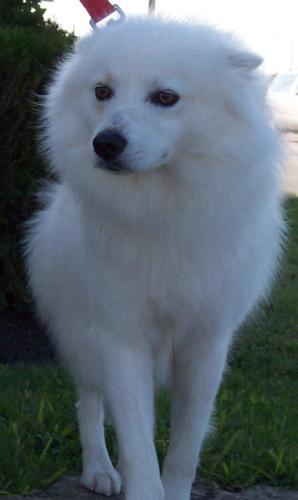
#> input picture Deep_Learning implementation for own data set with pickle/testimg_Dog.jpg, 298 x 500 px
$ python -i 'Image Augmentaion openCV part4.py'   (imports and definitions only)
#> lines starting #> are read from the running program, lines starting #| are printed output that depends on the picture
#> further down, picture is the input picture: shape (500, 298, 3); mean B, G, R 112.5, 103.7, 91.8
import cv2
import numpy as np

Folder_name="augmented_image_part4"
Extension=".jpg"

def scale_image(image,fx,fy):
    image = cv2.resize(image,None,fx=fx, fy=fy, interpolation = cv2.INTER_CUBIC)
    cv2.imwrite(Folder_name+"/Scale-"+str(fx)+str(fy)+Extension, image)

def translation_image(image,x,y):
    rows, cols ,c= image.shape
    M = np.float32([[1, 0, x], [0, 1, y]])
    image = cv2.warpAffine(image, M, (cols, rows))
    cv2.imwrite(Folder_name + "/Translation-" + str(x) + str(y) + Extension, image)

def rotate_image(image,deg):
    rows, cols,c = image.shape
    M = cv2.getRotationMatrix2D((cols/2,rows/2), deg, 1)
    image = cv2.warpAffine(image, M, (cols, rows))
    cv2.imwrite(Folder_name + "/Rotate-" + str(deg) + Extension, image)

def transformation_image(image):
    rows, cols, ch = image.shape
#> rows = 500; cols = 298; ch = 3
    pts1 = np.float32([[50, 50], [200, 50], [50, 200]])
    pts2 = np.float32([[10, 100], [200, 50], [100, 250]])
    M = cv2.getAffineTransform(pts1, pts2)
    image = cv2.warpAffine(image, M, (cols, rows))
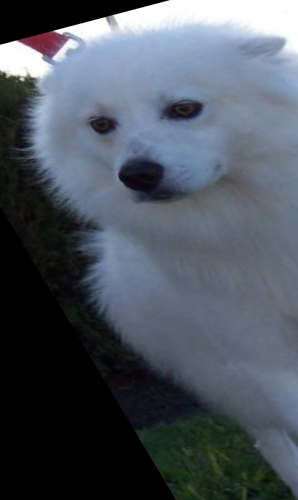
#> image: shape (500, 298, 3); mean of channels 0, 1, 2 95, 85.4, 77.2; drawn as B, G, R
    cv2.imwrite(Folder_name + "/Transformations-" + str(1) + Extension, image)

    pts1 = np.float32([[50, 50], [200, 50], [50, 200]])
    pts2 = np.float32([[100, 10], [200, 50], [0, 150]])
    M = cv2.getAffineTransform(pts1, pts2)
    image = cv2.warpAffine(image, M, (cols, rows))
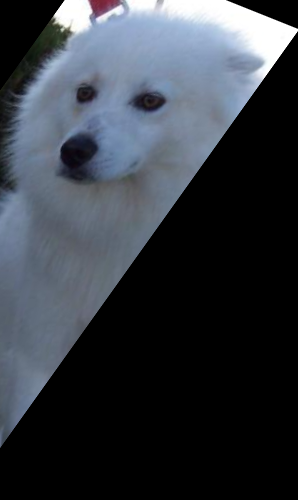
#> image: shape (500, 298, 3); mean of channels 0, 1, 2 65.5, 58.1, 53.1; drawn as B, G, R
    cv2.imwrite(Folder_name + "/Transformations-" + str(2) + Extension, image)

    pts1 = np.float32([[50, 50], [200, 50], [50, 200]])
    pts2 = np.float32([[100, 10], [200, 50], [30, 175]])
    M = cv2.getAffineTransform(pts1, pts2)
    image = cv2.warpAffine(image, M, (cols, rows))
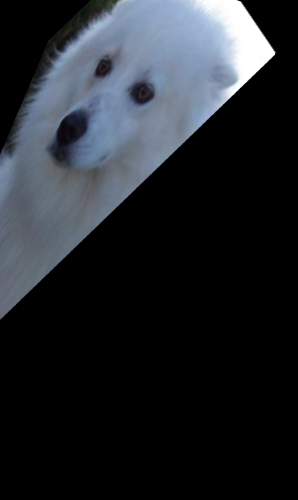
#> image: shape (500, 298, 3); mean of channels 0, 1, 2 44.1, 38.9, 35.3; drawn as B, G, R
    cv2.imwrite(Folder_name + "/Transformations-" + str(3) + Extension, image)

    pts1 = np.float32([[50, 50], [200, 50], [50, 200]])
    pts2 = np.float32([[100, 10], [200, 50], [70, 150]])
    M = cv2.getAffineTransform(pts1, pts2)
    image = cv2.warpAffine(image, M, (cols, rows))
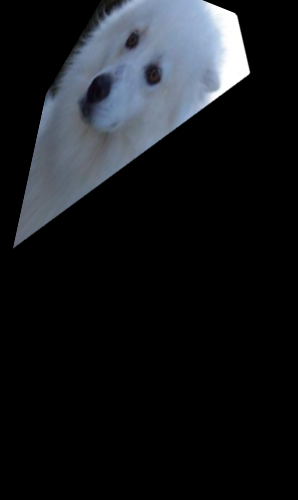
#> image: shape (500, 298, 3); mean of channels 0, 1, 2 28.8, 25.4, 23.1; drawn as B, G, R
    cv2.imwrite(Folder_name + "/Transformations-" + str(4) + Extension, image)

image_file="Resize-450*400.jpg"
# [17 lines not run here, left out]

>>> import cv2
>>> picture = cv2.imread('../../Deep_Learning implementation for own data set with pickle/testimg_Dog.jpg')
>>> result = transformation_image(picture)

$ run again, on Deep_Learning implementation for own data set with pickle/testimg_cat.jpg
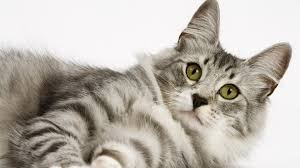
#> input picture Deep_Learning implementation for own data set with pickle/testimg_cat.jpg, 300 x 168 px
#> picture is the input picture: shape (168, 300, 3); mean B, G, R 173.4, 181.6, 187.9
#> in transformation_image, `image = cv2.warpAffine(image, M, (cols, rows))`:
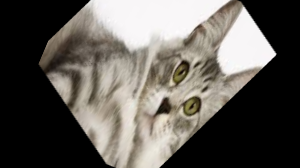
#> image: shape (168, 300, 3); mean of channels 0, 1, 2 86.3, 91.9, 95.8; drawn as B, G, R
#> in transformation_image, `image = cv2.warpAffine(image, M, (cols, rows))`:
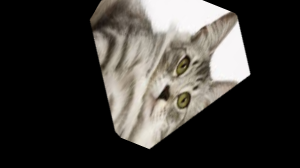
#> image: shape (168, 300, 3); mean of channels 0, 1, 2 53, 56.7, 59.2; drawn as B, G, R
